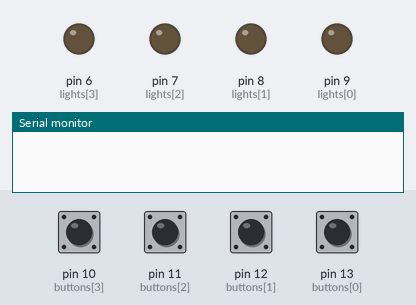
Recording of a sketch running on a simulated Arduino Uno, built with avr-gcc and run on an emulated ATmega328P. On the bench: output pins drawn as LEDs (lit = HIGH), the last lines printed to the serial monitor. Dashed ring = blinking. The inputs (shaded band) are chosen by the test bench; at power-on: pin 10 (buttons[3]), pin 11 (buttons[2]), pin 12 (buttons[1]), pin 13 (buttons[0]) LOW. Random numbers use the default seed unless the sketch sets one.

Above: at 1.2 s.
1.3 s: pin 10 (buttons[3]) pulled HIGH for 0.15 s
At 2.1 s:
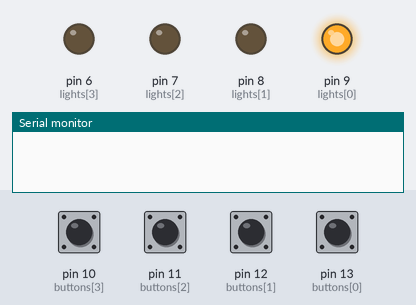
3.8 s: pin 11 (buttons[2]) pulled HIGH for 0.15 s
At 4.3 s:
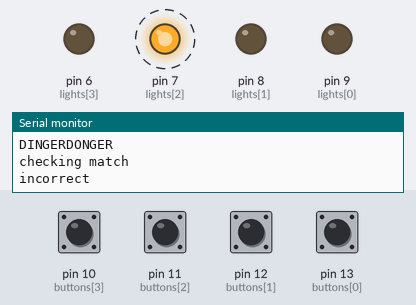
6.9 s: pin 12 (buttons[1]) pulled HIGH for 1 s
At 8.3 s:
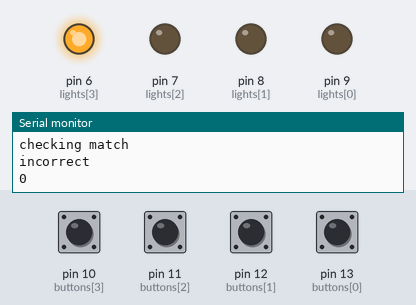
10.0 s: pin 12 (buttons[1]) pulled HIGH for 0.15 s
At 10.5 s:
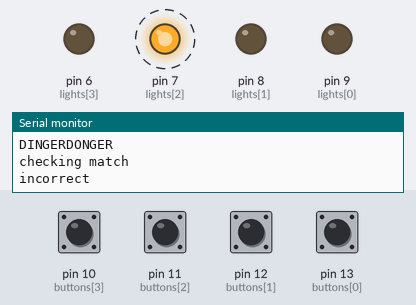
13.0 s: pin 10 (buttons[3]) pulled HIGH for 1 s
16.2 s: pin 11 (buttons[2]) pulled HIGH for 1 s
At 19.5 s:
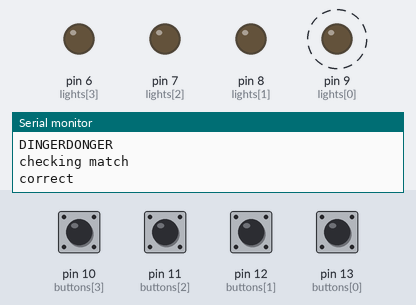
Timing chart, 0 to 20.2 s (numbered marks = the images above; inputs shaded):
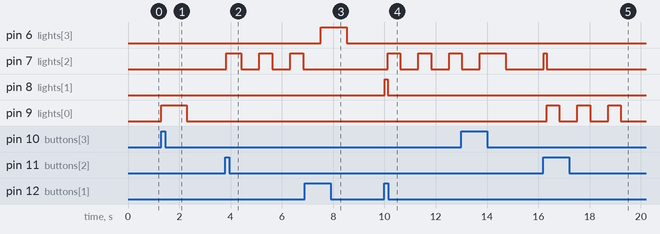

The sketch:

simon.ino
```cpp
const int buttons[] = {13, 12, 11, 10}; //pin numbers for buttons
const int lights[] = {9, 8, 7, 6}; //pin numbers for lights
const int rounds = 20; //the max number of rounds is 20
int sequence[rounds]; //holds the sequence
int userSequence[rounds]; //holds user sequence
int currentRound;
int currentIteration;

//phases of game
int preGame = 0;
int sequencing = 1;
int check = 2;
int compare = 3;
int game;

//implemented debouncing of buttons
//https://www.arduino.cc/en/Tutorial/Debounce
unsigned long lastDebounceTime = 0;
unsigned long debounceDelay = 500;
int lastButtonState = HIGH;

/*
   sets buttons as inputs
   sets lights as outputs
   initializes the phase of the game (preGame), round, and currentIteration
   Serials were used to debug through the program
*/
void setup() {
  Serial.begin(9600);
  randomSeed(analogRead(2));
  for (int i = 0; i < 4; i++) {
    pinMode(buttons[i], INPUT);
    pinMode(lights[i], OUTPUT);
  }

  currentRound = 1;
  currentIteration = 0;
  pinMode(5, INPUT);
  game = preGame;

}

/*
   loops through the different phases in the game
*/
void loop() {
  if (game == preGame) {
    for (int i = 0; i < 4; i++) {
      if (digitalRead(buttons[i]) == HIGH) {
        game = sequencing;
      }
    }
  } else if (game == sequencing) {
    generateSequence();
    for (int i = 0; i < currentRound; i++) {
      //Serial.println(currentRound);
      //Serial.print(sequence[i]);
    }
    showSequence();
    Serial.println("showing sequence");
  } else if (game == check) {
    registerClicks();
  } else if (game == compare) {
    currentIteration = 0;
    if (matches()) {
      Serial.println("correct");
      correct();
    } else {
      Serial.println("incorrect");
      endGame();
    }
  }
}

/*
 * method implementing debouncing
 * registers clicks from user and adds to userSequence
 */
void registerClicks() {
  while (currentIteration < currentRound) {
    for (int i = 0; i < 4; i++) {
      if ((millis() - lastDebounceTime) > debounceDelay) {
        Serial.println("*");
        if (digitalRead(buttons[i]) == HIGH) {
          Serial.println("DINGERDONGER");
          userSequence[currentIteration] = i;
          digitalWrite(lights[i], HIGH);
          delay(100);
          digitalWrite(lights[i], LOW);
          lastDebounceTime = millis();
          currentIteration++;
        }
      }
    }
    if (currentIteration >= currentRound) {
      game = compare;
    }
  }
}

/*
 * generates a random sequence and adds to sequence array
 */
void generateSequence() {
  for (int i = currentRound - 1; i < currentRound; i++) {
    sequence[i] = random(4);
  }
}

/*
 * displays the sequence to player using lights
 */
void showSequence() {
  for (int i = 0; i < currentRound; i++) {
    digitalWrite(lights[sequence[i]], HIGH);
    delay(1000);
    digitalWrite(lights[sequence[i]], LOW);
    delay(1000);
  }
  game = check;
}

/*
 * param - empty
 * return boolean to check if the userSequence matches with the randomly generated sequence
 */
boolean matches() {
  Serial.println("checking match");
  boolean doesItMatch = true;
  for (int i = 0; i < currentRound; i++) {
    if (sequence[i] != userSequence[i]) {
      doesItMatch = false;
    }
  }
  memset(userSequence, 0, rounds);
  return doesItMatch;
}

/*
 * flashes green lights for each correct answer
 * increments the currentRound and sets the game phase to sequencing
 */
void correct() {
  for (int i = 0; i < 3; i++) {
    digitalWrite(9, HIGH);
    delay(500);
    digitalWrite(9, LOW);
    delay(700);
  }
  currentRound++;
  game = sequencing;
  delay(1000);
}

/*
 * end game/game over
 * flashes red lights for incorrect answer
 * returns to preGame phase
 */
void endGame() {
  for (int i = 0; i < 3; i++) {
    digitalWrite(7, HIGH);
    delay(500);
    digitalWrite(7, LOW);
    delay(700);
  }
  game = preGame;
  currentRound = 1;
  Serial.println(game);
}
```

Measured:
- after the input at 1.3 s, pin 9 (lights[0]): LOW → HIGH at once, → LOW 1.0 s later
- after the input at 3.8 s, pin 7 (lights[2]): alternates HIGH for 0.50 s and LOW for 0.70 s, starting at once
- after the input at 6.9 s, pin 6 (lights[3]): LOW → HIGH after 0.62 s, → LOW 1.0 s later
- after the input at 10.0 s, pin 7 (lights[2]): alternates HIGH for 0.50 s and LOW for 0.70 s, starting after 0.12 s; pin 8 (lights[1]): LOW → HIGH at once, → LOW 0.10 s later
- after the input at 16.2 s, pin 7 (lights[2]): LOW → HIGH at once, → LOW 0.10 s later; pin 9 (lights[0]): alternates HIGH for 0.50 s and LOW for 0.70 s, starting after 0.12 s
